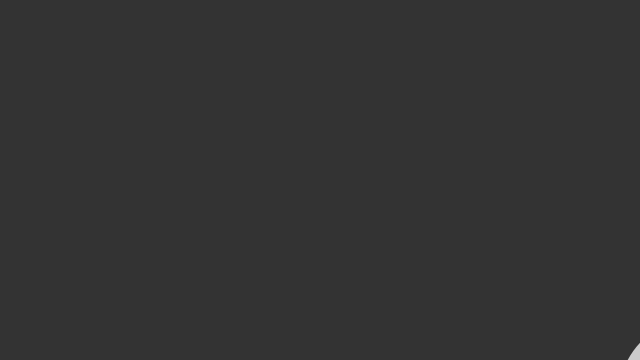
Frame 1 (no input)
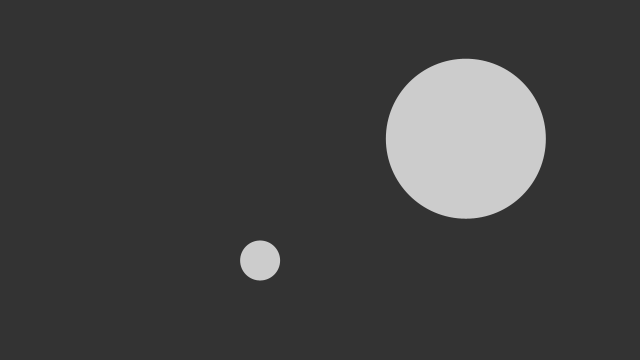
Frame 60 (the mouse pressed at the canvas centre just before this capture)
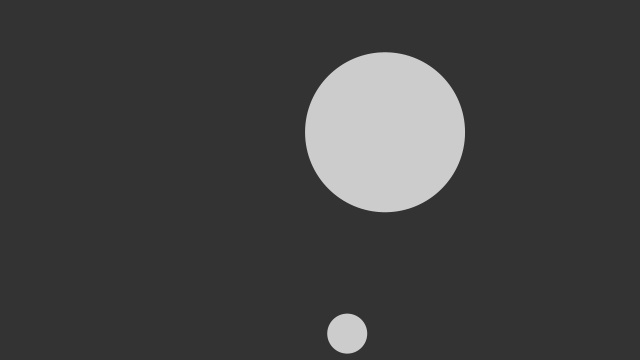
Frame 120 (the mouse held since frame 60 and released just before this capture)

The Processing sketch that drew these frames (run headless with seeded random() and noise(); from frame 60 on, the mouse is pressed at the canvas centre):

// Processing sketch: Collision
// ── Collision.pde
Ball[] balls =  { 
  new Ball(100, 400, 20), 
  new Ball(700, 400, 80) 
};

void setup() {
  size(640, 360);
}

void draw() {
  background(51);

  for (Ball b : balls) {
    b.update();
    b.display();
    b.checkBoundaryCollision();
  }
  
  balls[0].checkCollision(balls[1]);
}







class Ball {
  PVector position;
  PVector velocity;

  float radius, m;

  Ball(float x, float y, float r_) {
    position = new PVector(x, y);
    velocity = PVector.random2D();
    velocity.mult(3);
    radius = r_;
    m = radius*.1;
  }

  void update() {
    position.add(velocity);
  }

  void checkBoundaryCollision() {
    if (position.x > width-radius) {
      position.x = width-radius;
      velocity.x *= -1;
    } else if (position.x < radius) {
      position.x = radius;
      velocity.x *= -1;
    } else if (position.y > height-radius) {
      position.y = height-radius;
      velocity.y *= -1;
    } else if (position.y < radius) {
      position.y = radius;
      velocity.y *= -1;
    }
  }

  void checkCollision(Ball other) {

    // Get distances between the balls components
    PVector distanceVect = PVector.sub(other.position, position);

    // Calculate magnitude of the vector separating the balls
    float distanceVectMag = distanceVect.mag();

    // Minimum distance before they are touching
    float minDistance = radius + other.radius;

    if (distanceVectMag < minDistance) {
      float distanceCorrection = (minDistance-distanceVectMag)/2.0;
      PVector d = distanceVect.copy();
      PVector correctionVector = d.normalize().mult(distanceCorrection);
      other.position.add(correctionVector);
      position.sub(correctionVector);

      // get angle of distanceVect
      float theta  = distanceVect.heading();
      // precalculate trig values
      float sine = sin(theta);
      float cosine = cos(theta);

      /* bTemp will hold rotated ball positions. You 
       just need to worry about bTemp[1] position*/
      PVector[] bTemp = {
        new PVector(), new PVector()
      };

      /* this ball's position is relative to the other
       so you can use the vector between them (bVect) as the 
       reference point in the rotation expressions.
       bTemp[0].position.x and bTemp[0].position.y will initialize
       automatically to 0.0, which is what you want
       since b[1] will rotate around b[0] */
      bTemp[1].x  = cosine * distanceVect.x + sine * distanceVect.y;
      bTemp[1].y  = cosine * distanceVect.y - sine * distanceVect.x;

      // rotate Temporary velocities
      PVector[] vTemp = {
        new PVector(), new PVector()
      };

      vTemp[0].x  = cosine * velocity.x + sine * velocity.y;
      vTemp[0].y  = cosine * velocity.y - sine * velocity.x;
      vTemp[1].x  = cosine * other.velocity.x + sine * other.velocity.y;
      vTemp[1].y  = cosine * other.velocity.y - sine * other.velocity.x;

      /* Now that velocities are rotated, you can use 1D
       conservation of momentum equations to calculate 
       the final velocity along the x-axis. */
      PVector[] vFinal = {  
        new PVector(), new PVector()
      };

      // final rotated velocity for b[0]
      vFinal[0].x = ((m - other.m) * vTemp[0].x + 2 * other.m * vTemp[1].x) / (m + other.m);
      vFinal[0].y = vTemp[0].y;

      // final rotated velocity for b[0]
      vFinal[1].x = ((other.m - m) * vTemp[1].x + 2 * m * vTemp[0].x) / (m + other.m);
      vFinal[1].y = vTemp[1].y;

      // hack to avoid clumping
      bTemp[0].x += vFinal[0].x;
      bTemp[1].x += vFinal[1].x;

      /* Rotate ball positions and velocities back
       Reverse signs in trig expressions to rotate 
       in the opposite direction */
      // rotate balls
      PVector[] bFinal = { 
        new PVector(), new PVector()
      };

      bFinal[0].x = cosine * bTemp[0].x - sine * bTemp[0].y;
      bFinal[0].y = cosine * bTemp[0].y + sine * bTemp[0].x;
      bFinal[1].x = cosine * bTemp[1].x - sine * bTemp[1].y;
      bFinal[1].y = cosine * bTemp[1].y + sine * bTemp[1].x;

      // update balls to screen position
      other.position.x = position.x + bFinal[1].x;
      other.position.y = position.y + bFinal[1].y;

      position.add(bFinal[0]);

      // update velocities
      velocity.x = cosine * vFinal[0].x - sine * vFinal[0].y;
      velocity.y = cosine * vFinal[0].y + sine * vFinal[0].x;
      other.velocity.x = cosine * vFinal[1].x - sine * vFinal[1].y;
      other.velocity.y = cosine * vFinal[1].y + sine * vFinal[1].x;
    }
  }

  void display() {
    noStroke();
    fill(204);
    ellipse(position.x, position.y, radius*2, radius*2);
  }
}
